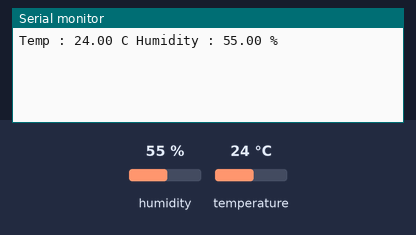
Bench run of a sketch on a simulated Arduino Uno, built with avr-gcc and run on an emulated ATmega328P. Shown: the last lines printed to the serial monitor. Inputs (shaded band) come from the test bench; at power-on: humidity 55 %, temperature 24 °C.

Above: at 3.2 s.
3.3 s: humidity set to 22 %
At 5.3 s:
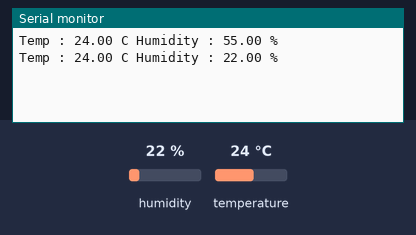
6.0 s: temperature set to 12 °C
At 6.5 s:
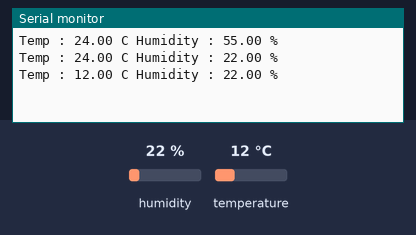
8.7 s: humidity set to 40 %
At 11.4 s:
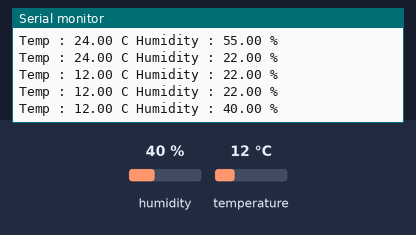
Timing chart, 0 to 12.9 s (numbered marks = the images above; inputs shaded):
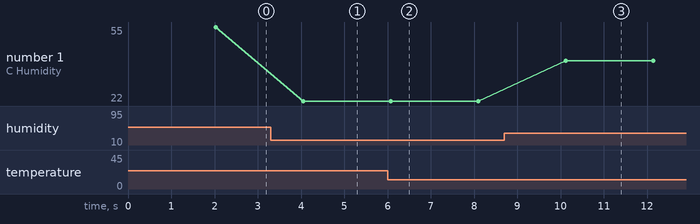

Measured:
- after the input at 3.3 s, the serial monitor: prints a new line after 0.75 s (image 1)
- after the input at 6.0 s, the serial monitor: prints a new line after 0.07 s (image 2)
- after the input at 8.7 s, the serial monitor: prints a new line after 1.4 s (image 3)
- plotted number 1: 55 → 22 after the input at 3.3 s, 22 → 40 after the input at 8.7 s

The sketch:

DHT_Final.ino
```cpp
#include <DHT.h>

DHT dht(21, DHT11);

void setup() {
  // put your setup code here, to run once:
  dht.begin();
  delay(2000);

  Serial.begin(115200);

}

void loop() {
  // put your main code here, to run repeatedly:

  float temp = dht.readTemperature();
  float humidity = dht.readHumidity();

  Serial.print("Temp : ");
  Serial.print(temp);
  Serial.print(" C ");

  Serial.print("Humidity : ");
  Serial.print(humidity);
  Serial.println(" % ");

  delay(2000);


}
```
